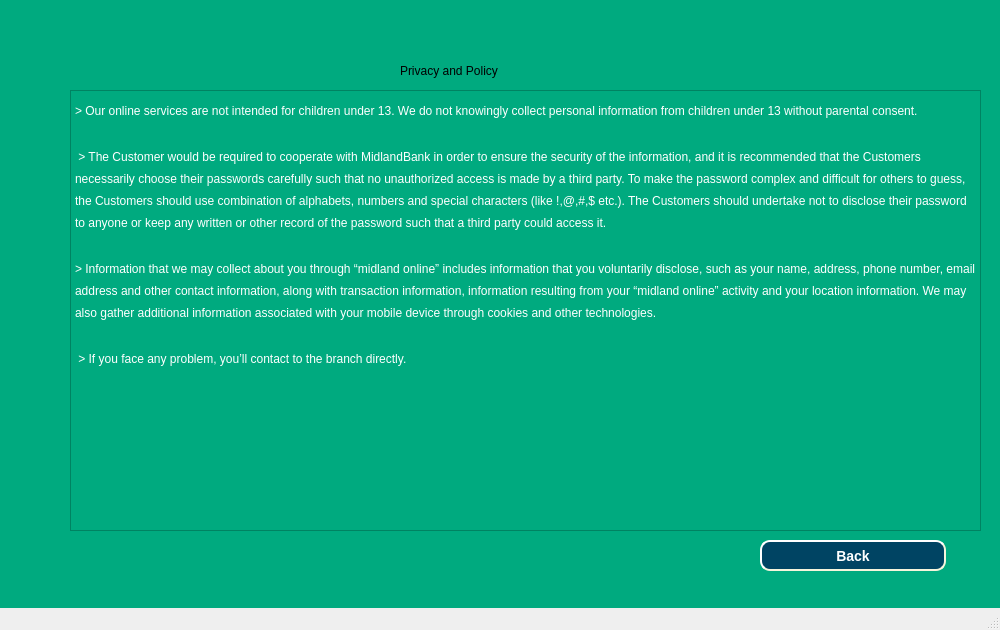
<?xml version="1.0" encoding="UTF-8"?>
<ui version="4.0">
 <class>MainWindow</class>
 <widget class="QMainWindow" name="MainWindow">
  <property name="geometry">
   <rect>
    <x>0</x>
    <y>0</y>
    <width>1000</width>
    <height>630</height>
   </rect>
  </property>
  <property name="windowTitle">
   <string>MainWindow</string>
  </property>
  <widget class="QWidget" name="centralwidget">
   <widget class="QStackedWidget" name="stackedWidget">
    <property name="geometry">
     <rect>
      <x>0</x>
      <y>0</y>
      <width>1000</width>
      <height>630</height>
     </rect>
    </property>
    <property name="styleSheet">
     <string notr="true">background-color: rgb(0, 0, 127);
background-color: rgb(0, 98, 143);</string>
    </property>
    <property name="currentIndex">
     <number>1</number>
    </property>
    <widget class="QWidget" name="welcome_singin_page">
     <property name="styleSheet">
      <string notr="true">background-color: rgb(0, 54, 79);</string>
     </property>
     <widget class="QPushButton" name="singin_button_welcome_page">
      <property name="geometry">
       <rect>
        <x>100</x>
        <y>530</y>
        <width>151</width>
        <height>41</height>
       </rect>
      </property>
      <property name="font">
       <font>
        <family>Comic Sans MS</family>
        <pointsize>12</pointsize>
        <weight>9</weight>
        <italic>false</italic>
        <bold>false</bold>
       </font>
      </property>
      <property name="styleSheet">
       <string notr="true">QPushButton {
font: 75 12pt &quot;Comic Sans MS&quot;;
    border: 2px solid #8f8f91;
    border-radius: 6px;
    background-color: qlineargradient(x1: 0, y1: 0, x2: 0, y2: 1,
                                      stop: 0 #ADD8E6, stop: 1 #dadbde);
    min-width: 80px;
}

QPushButton:pressed {
    background-color: green
}
</string>
      </property>
      <property name="text">
       <string>sing in</string>
      </property>
     </widget>
     <widget class="QPushButton" name="privacy_policy_button_welcome_page">
      <property name="geometry">
       <rect>
        <x>300</x>
        <y>530</y>
        <width>231</width>
        <height>41</height>
       </rect>
      </property>
      <property name="styleSheet">
       <string notr="true">QPushButton {
font: 75 12pt &quot;Comic Sans MS&quot;;
    border: 2px solid #8f8f91;
    border-radius: 6px;
    background-color: qlineargradient(x1: 0, y1: 0, x2: 0, y2: 1,
                                      stop: 0 #ADD8E6, stop: 1 #dadbde);
    min-width: 80px;
}

QPushButton:pressed {
    background-color: green
}
</string>
      </property>
      <property name="text">
       <string>privacy and policy</string>
      </property>
     </widget>
     <widget class="QPushButton" name="contactus_button_welcome_page">
      <property name="geometry">
       <rect>
        <x>590</x>
        <y>530</y>
        <width>171</width>
        <height>41</height>
       </rect>
      </property>
      <property name="styleSheet">
       <string notr="true">
QPushButton {
font: 75 12pt &quot;Comic Sans MS&quot;;
    border: 2px solid #8f8f91;
    border-radius: 6px;
    background-color: qlineargradient(x1: 0, y1: 0, x2: 0, y2: 1,
                                      stop: 0 #ADD8E6, stop: 1 #dadbde);
    min-width: 80px;
}

QPushButton:pressed {
    background-color: green
}

</string>
      </property>
      <property name="text">
       <string>contact us</string>
      </property>
     </widget>
     <widget class="QPushButton" name="exit_button_welcome_page">
      <property name="geometry">
       <rect>
        <x>820</x>
        <y>530</y>
        <width>111</width>
        <height>41</height>
       </rect>
      </property>
      <property name="styleSheet">
       <string notr="true">
QPushButton {
font: 75 12pt &quot;Comic Sans MS&quot;;
    border: 2px solid #8f8f91;
    border-radius: 6px;
    background-color: qlineargradient(x1: 0, y1: 0, x2: 0, y2: 1,
                                      stop: 0 #ADD8E6, stop: 1 #dadbde);
    min-width: 80px;
}

QPushButton:pressed {
    background-color: green
}
</string>
      </property>
      <property name="text">
       <string>EXIT</string>
      </property>
     </widget>
     <widget class="QLabel" name="label_6">
      <property name="geometry">
       <rect>
        <x>370</x>
        <y>40</y>
        <width>381</width>
        <height>31</height>
       </rect>
      </property>
      <property name="styleSheet">
       <string notr="true">font: 75 14pt &quot;Times New Roman&quot;;
color: rgb(255, 255, 255);</string>
      </property>
      <property name="text">
       <string>Welcome To Online Banking</string>
      </property>
     </widget>
     <widget class="QLabel" name="label_4">
      <property name="geometry">
       <rect>
        <x>570</x>
        <y>90</y>
        <width>401</width>
        <height>411</height>
       </rect>
      </property>
      <property name="styleSheet">
       <string notr="true">color: rgb(255, 255, 255);
font: 75 27pt &quot;Comic Sans MS&quot;;</string>
      </property>
      <property name="text">
       <string> Alpha Bank Limited</string>
      </property>
     </widget>
     <widget class="QLabel" name="label_3">
      <property name="geometry">
       <rect>
        <x>70</x>
        <y>90</y>
        <width>491</width>
        <height>411</height>
       </rect>
      </property>
      <property name="text">
       <string/>
      </property>
      <property name="pixmap">
       <pixmap resource="image.qrc">:/image/pic/welcome.jpg</pixmap>
      </property>
      <property name="scaledContents">
       <bool>true</bool>
      </property>
     </widget>
    </widget>
    <widget class="QWidget" name="privacy_policy_page">
     <property name="styleSheet">
      <string notr="true">background-color: rgb(0, 170, 127);</string>
     </property>
     <widget class="QLabel" name="label">
      <property name="geometry">
       <rect>
        <x>400</x>
        <y>50</y>
        <width>241</width>
        <height>41</height>
       </rect>
      </property>
      <property name="styleSheet">
       <string notr="true">font: 75 18pt &quot;Bodoni MT&quot;;
font: 75 16pt &quot;Times New Roman&quot;;</string>
      </property>
      <property name="text">
       <string>Privacy and Policy</string>
      </property>
     </widget>
     <widget class="QTextBrowser" name="privacy_policy_textBrowser">
      <property name="geometry">
       <rect>
        <x>70</x>
        <y>90</y>
        <width>911</width>
        <height>441</height>
       </rect>
      </property>
      <property name="styleSheet">
       <string notr="true">font: 75 10pt &quot;MS Shell Dlg 2&quot;;
color: rgb(255, 255, 255);</string>
      </property>
      <property name="html">
       <string>&lt;!DOCTYPE HTML PUBLIC &quot;-//W3C//DTD HTML 4.0//EN&quot; &quot;http://www.w3.org/TR/REC-html40/strict.dtd&quot;&gt;
&lt;html&gt;&lt;head&gt;&lt;meta name=&quot;qrichtext&quot; content=&quot;1&quot; /&gt;&lt;style type=&quot;text/css&quot;&gt;
p, li { white-space: pre-wrap; }
&lt;/style&gt;&lt;/head&gt;&lt;body style=&quot; font-family:'MS Shell Dlg 2'; font-size:10pt; font-weight:72; font-style:normal;&quot;&gt;
&lt;p style=&quot; margin-top:0px; margin-bottom:0px; margin-left:0px; margin-right:0px; -qt-block-indent:0; text-indent:0px;&quot;&gt;&lt;span style=&quot; font-size:14pt; font-weight:400; vertical-align:sub;&quot;&gt;&amp;gt; Our online services are not intended for children under 13. We do not knowingly collect personal information from children under 13 without parental consent.&lt;/span&gt;&lt;/p&gt;
&lt;p style=&quot;-qt-paragraph-type:empty; margin-top:0px; margin-bottom:0px; margin-left:0px; margin-right:0px; -qt-block-indent:0; text-indent:0px; font-size:14pt; font-weight:400; vertical-align:sub;&quot;&gt;&lt;br /&gt;&lt;/p&gt;
&lt;p style=&quot; margin-top:0px; margin-bottom:0px; margin-left:0px; margin-right:0px; -qt-block-indent:0; text-indent:0px;&quot;&gt;&lt;span style=&quot; font-size:14pt; font-weight:400; vertical-align:sub;&quot;&gt; &amp;gt; The Customer would be required to cooperate with MidlandBank in order to ensure the security of the information, and it is recommended that the Customers necessarily choose their passwords carefully such that no unauthorized access is made by a third party. To make the password complex and difficult for others to guess, the Customers should use combination of alphabets, numbers and special characters (like !,@,#,$ etc.). The Customers should undertake not to disclose their password to anyone or keep any written or other record of the password such that a third party could access it. &lt;/span&gt;&lt;/p&gt;
&lt;p style=&quot;-qt-paragraph-type:empty; margin-top:0px; margin-bottom:0px; margin-left:0px; margin-right:0px; -qt-block-indent:0; text-indent:0px; font-size:14pt; font-weight:400; vertical-align:sub;&quot;&gt;&lt;br /&gt;&lt;/p&gt;
&lt;p style=&quot; margin-top:0px; margin-bottom:0px; margin-left:0px; margin-right:0px; -qt-block-indent:0; text-indent:0px;&quot;&gt;&lt;span style=&quot; font-size:14pt; font-weight:400; vertical-align:sub;&quot;&gt;&amp;gt; Information that we may collect about you through “midland online” includes information that you voluntarily disclose, such as your name, address, phone number, email address and other contact information, along with transaction information, information resulting from your “midland online” activity and your location information. We may also gather additional information associated with your mobile device through cookies and other technologies.&lt;/span&gt;&lt;/p&gt;
&lt;p style=&quot;-qt-paragraph-type:empty; margin-top:0px; margin-bottom:0px; margin-left:0px; margin-right:0px; -qt-block-indent:0; text-indent:0px; font-size:14pt; font-weight:400; vertical-align:sub;&quot;&gt;&lt;br /&gt;&lt;/p&gt;
&lt;p style=&quot; margin-top:0px; margin-bottom:0px; margin-left:0px; margin-right:0px; -qt-block-indent:0; text-indent:0px;&quot;&gt;&lt;span style=&quot; font-size:14pt; font-weight:400; vertical-align:sub;&quot;&gt; &amp;gt; If you face any problem, you’ll contact to the branch directly.&lt;/span&gt;&lt;/p&gt;&lt;/body&gt;&lt;/html&gt;</string>
      </property>
     </widget>
     <widget class="QPushButton" name="privacy_policy_page_back_button">
      <property name="geometry">
       <rect>
        <x>760</x>
        <y>540</y>
        <width>186</width>
        <height>31</height>
       </rect>
      </property>
      <property name="styleSheet">
       <string notr="true">QPushButton {
      background-color: rgb(0,68,99);
      color:white;
      border-style: outset;
      border-width: 2px;
      border-radius: 10px;
      border-color: beige;
      font: bold 14px;
      min-width: 10em;
      padding: 6px;
  }
QPushButton:pressed {
    background-color: green;
}</string>
      </property>
      <property name="text">
       <string>Back</string>
      </property>
     </widget>
    </widget>
    <widget class="QWidget" name="contact_us_page">
     <property name="styleSheet">
      <string notr="true">background-color: rgb(0, 148, 109);</string>
     </property>
     <widget class="QLabel" name="label_2">
      <property name="geometry">
       <rect>
        <x>430</x>
        <y>40</y>
        <width>171</width>
        <height>51</height>
       </rect>
      </property>
      <property name="styleSheet">
       <string notr="true">font: 75 16pt &quot;Times New Roman&quot;;
color: rgb(255, 255, 255);</string>
      </property>
      <property name="text">
       <string>Contact Us</string>
      </property>
     </widget>
     <widget class="QTextBrowser" name="textBrowser">
      <property name="geometry">
       <rect>
        <x>80</x>
        <y>110</y>
        <width>851</width>
        <height>401</height>
       </rect>
      </property>
      <property name="styleSheet">
       <string notr="true">color: rgb(255, 255, 255);</string>
      </property>
      <property name="html">
       <string>&lt;!DOCTYPE HTML PUBLIC &quot;-//W3C//DTD HTML 4.0//EN&quot; &quot;http://www.w3.org/TR/REC-html40/strict.dtd&quot;&gt;
&lt;html&gt;&lt;head&gt;&lt;meta name=&quot;qrichtext&quot; content=&quot;1&quot; /&gt;&lt;style type=&quot;text/css&quot;&gt;
p, li { white-space: pre-wrap; }
&lt;/style&gt;&lt;/head&gt;&lt;body style=&quot; font-family:'MS Shell Dlg 2'; font-size:7.8pt; font-weight:400; font-style:normal;&quot;&gt;
&lt;p style=&quot; margin-top:0px; margin-bottom:0px; margin-left:0px; margin-right:0px; -qt-block-indent:0; text-indent:0px;&quot;&gt;&lt;span style=&quot; font-size:12pt; font-weight:600;&quot;&gt; Jahirul Islam:  c193083@ugrad.iiuc.ac.bd&lt;/span&gt;&lt;/p&gt;
&lt;p style=&quot;-qt-paragraph-type:empty; margin-top:0px; margin-bottom:0px; margin-left:0px; margin-right:0px; -qt-block-indent:0; text-indent:0px; font-size:12pt; font-weight:600;&quot;&gt;&lt;br /&gt;&lt;/p&gt;
&lt;p style=&quot; margin-top:0px; margin-bottom:0px; margin-left:0px; margin-right:0px; -qt-block-indent:0; text-indent:0px;&quot;&gt;&lt;span style=&quot; font-size:12pt; font-weight:600;&quot;&gt; &lt;/span&gt;&lt;/p&gt;
&lt;p style=&quot; margin-top:0px; margin-bottom:0px; margin-left:0px; margin-right:0px; -qt-block-indent:0; text-indent:0px;&quot;&gt;&lt;span style=&quot; font-size:12pt; font-weight:600;&quot;&gt; Mainuddin Hossain:  c193070@ugrad.iiuc.ac.bd&lt;/span&gt;&lt;/p&gt;
&lt;p style=&quot;-qt-paragraph-type:empty; margin-top:0px; margin-bottom:0px; margin-left:0px; margin-right:0px; -qt-block-indent:0; text-indent:0px; font-size:12pt; font-weight:600;&quot;&gt;&lt;br /&gt;&lt;/p&gt;
&lt;p style=&quot; margin-top:0px; margin-bottom:0px; margin-left:0px; margin-right:0px; -qt-block-indent:0; text-indent:0px;&quot;&gt;&lt;span style=&quot; font-size:12pt; font-weight:600;&quot;&gt; &lt;/span&gt;&lt;/p&gt;
&lt;p style=&quot; margin-top:0px; margin-bottom:0px; margin-left:0px; margin-right:0px; -qt-block-indent:0; text-indent:0px;&quot;&gt;&lt;span style=&quot; font-size:12pt; font-weight:600;&quot;&gt; Mahbub Khondokar Whridoy:  c193043@ugrad.iiuc.ac.bd&lt;/span&gt;&lt;/p&gt;
&lt;p style=&quot;-qt-paragraph-type:empty; margin-top:0px; margin-bottom:0px; margin-left:0px; margin-right:0px; -qt-block-indent:0; text-indent:0px; font-size:12pt; font-weight:600;&quot;&gt;&lt;br /&gt;&lt;/p&gt;
&lt;p style=&quot; margin-top:0px; margin-bottom:0px; margin-left:0px; margin-right:0px; -qt-block-indent:0; text-indent:0px;&quot;&gt;&lt;span style=&quot; font-size:12pt; font-weight:600;&quot;&gt; &lt;/span&gt;&lt;/p&gt;
&lt;p style=&quot; margin-top:0px; margin-bottom:0px; margin-left:0px; margin-right:0px; -qt-block-indent:0; text-indent:0px;&quot;&gt;&lt;span style=&quot; font-size:12pt; font-weight:600;&quot;&gt;Taki Hasan:  c193072@ugrad.iiuc.ac.bd &lt;/span&gt;&lt;/p&gt;
&lt;p style=&quot;-qt-paragraph-type:empty; margin-top:0px; margin-bottom:0px; margin-left:0px; margin-right:0px; -qt-block-indent:0; text-indent:0px; font-size:12pt; font-weight:600;&quot;&gt;&lt;br /&gt;&lt;/p&gt;
&lt;p style=&quot;-qt-paragraph-type:empty; margin-top:0px; margin-bottom:0px; margin-left:0px; margin-right:0px; -qt-block-indent:0; text-indent:0px; font-size:12pt; font-weight:600;&quot;&gt;&lt;br /&gt;&lt;/p&gt;
&lt;p style=&quot; margin-top:0px; margin-bottom:0px; margin-left:0px; margin-right:0px; -qt-block-indent:0; text-indent:0px;&quot;&gt;&lt;span style=&quot; font-size:12pt; font-weight:600;&quot;&gt;Tonmoy Roy:  c193047@ugrad.iiuc.ac.bd&lt;/span&gt;&lt;/p&gt;
&lt;p style=&quot;-qt-paragraph-type:empty; margin-top:0px; margin-bottom:0px; margin-left:0px; margin-right:0px; -qt-block-indent:0; text-indent:0px; font-size:12pt; font-weight:600;&quot;&gt;&lt;br /&gt;&lt;/p&gt;
&lt;p style=&quot;-qt-paragraph-type:empty; margin-top:0px; margin-bottom:0px; margin-left:0px; margin-right:0px; -qt-block-indent:0; text-indent:0px; font-size:12pt; font-weight:600;&quot;&gt;&lt;br /&gt;&lt;/p&gt;
&lt;p style=&quot; margin-top:0px; margin-bottom:0px; margin-left:0px; margin-right:0px; -qt-block-indent:0; text-indent:0px;&quot;&gt;&lt;span style=&quot; font-size:12pt; font-weight:600;&quot;&gt; Tauhidul Islam:  c193054@ugrad.iiuc.ac.bd&lt;/span&gt;&lt;/p&gt;&lt;/body&gt;&lt;/html&gt;</string>
      </property>
     </widget>
     <widget class="QPushButton" name="pushButton">
      <property name="geometry">
       <rect>
        <x>750</x>
        <y>540</y>
        <width>186</width>
        <height>31</height>
       </rect>
      </property>
      <property name="styleSheet">
       <string notr="true">QPushButton {
      background-color: rgb(0,68,99);
      color:white;
      border-style: outset;
      border-width: 2px;
      border-radius: 10px;
      border-color: beige;
      font: bold 14px;
      min-width: 10em;
      padding: 6px;
  }
QPushButton:pressed {
    background-color: green;
}</string>
      </property>
      <property name="text">
       <string>Back</string>
      </property>
     </widget>
    </widget>
   </widget>
  </widget>
  <widget class="QMenuBar" name="menubar">
   <property name="geometry">
    <rect>
     <x>0</x>
     <y>0</y>
     <width>1000</width>
     <height>26</height>
    </rect>
   </property>
  </widget>
  <widget class="QStatusBar" name="statusbar"/>
 </widget>
 <resources>
  <include location="image.qrc"/>
 </resources>
 <connections/>
</ui>
